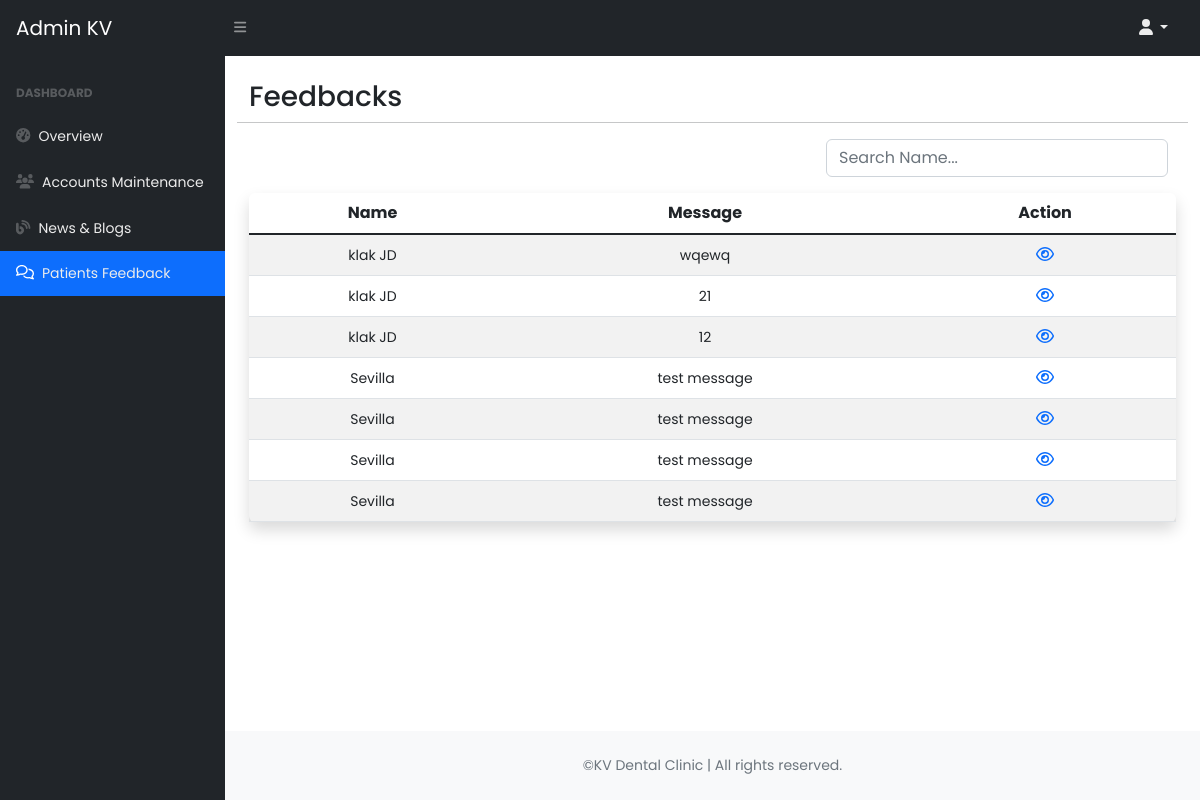
/admin/all_feedbacks.php (signed in), run on an earlier commit of the app's database.
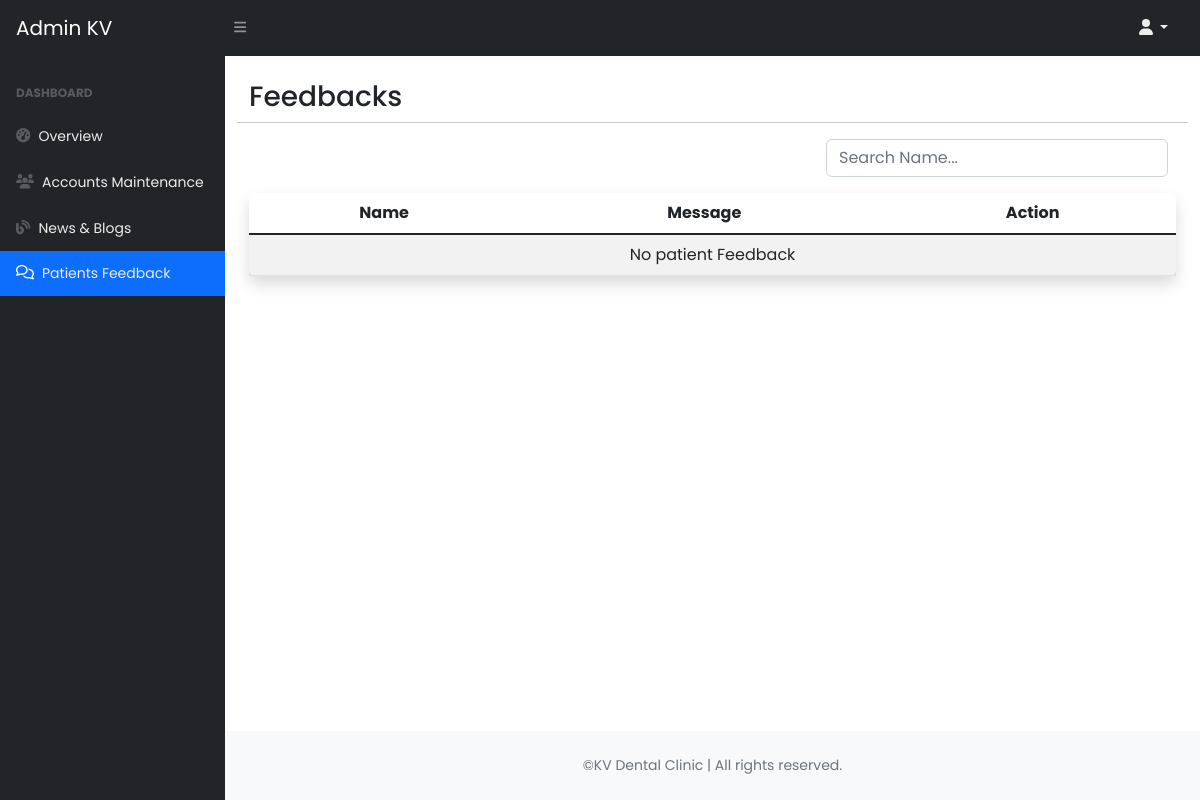
And on a later commit of the database.
### tables this page shows
CREATE TABLE `tbl_feedback` (
  `id` int(11) NOT NULL,
  `name` varchar(191) NOT NULL,
  `email` varchar(191) NOT NULL,
  `message` varchar(191) NOT NULL,
  `msg_submitted` timestamp NOT NULL DEFAULT current_timestamp()
);

### functions/myfunction.php (called while the page is built, shortened)
<?php
    include('../config/dbcon.php');
        function getAllFeedback($tbl_feedback){
            global $con;
            $q = "SELECT * FROM $tbl_feedback";
           return $q = mysqli_query($con, $q);
        }
?>

### admin/all_feedbacks.php (the view, shortened to what this page needs)
<?php
    include('inc/header.php');
?>
<section>
    <div class="container-fluid px-4 mt-4" id="all_blog_table">
        <div class="row">
            <h3 class="float-start">Feedbacks</h3>
            <hr>
        </div>
        <div class="row float-end mb-3">
            <form class="d-flex" role="search">
                <input id="searchInput" class="form-control me-2" type="search" placeholder="Search Name..." aria-label="Search">
            </form>
        </div>
        <table class="table table-striped table-wrapper-scroll-y my-custom-scrollbar text-center shadow p-3 mb-5 bg-body-tertiary rounded">
            <thead>
                <tr>
                    <th>Name</th>
                    <th>Message</th>
                    <th>Action</th>
                </tr>
            </thead>
            <tbody id="searchPatientName">
                <?php
                $feedback = getAllFeedback("tbl_feedback");
                if (mysqli_num_rows($feedback) > 0) {
                    foreach ($feedback as $data) {
                ?>
                    <tr>
                        <td><small><?= $data['name']; ?></small></td>
                        <td><small><?= $data['message']; ?></small></td>
                        <td>
                            <a title="View Feeback" href="view_feedback?id=<?= $data['id']; ?>" type="button" data-bs-toggle="modal" data-bs-target="#viewFeedback"><i class="fa-regular fa-eye"></i></a>
                        </td>
                <?php
                    }
                } else {
                    ?>
                        <td colspan="10">No patient Feedback</td>
                    <?php
                }
                ?>
            </tbody>
        </table>
    </div>
</section>
<?php include('inc/footer.php'); ?>

What changed in the data, as far as the page shows it:
removed tbl_feedback: name "klak JD", message "wqewq"
removed tbl_feedback: name "klak JD", message "21"
removed tbl_feedback: name "klak JD", message "12"
removed tbl_feedback: name "Sevilla", message "test message"
removed tbl_feedback: name "Sevilla", message "test message"
removed tbl_feedback: name "Sevilla", message "test message"
removed tbl_feedback: name "Sevilla", message "test message"
Also different on the page:
text now shown: "No patient Feedback"
